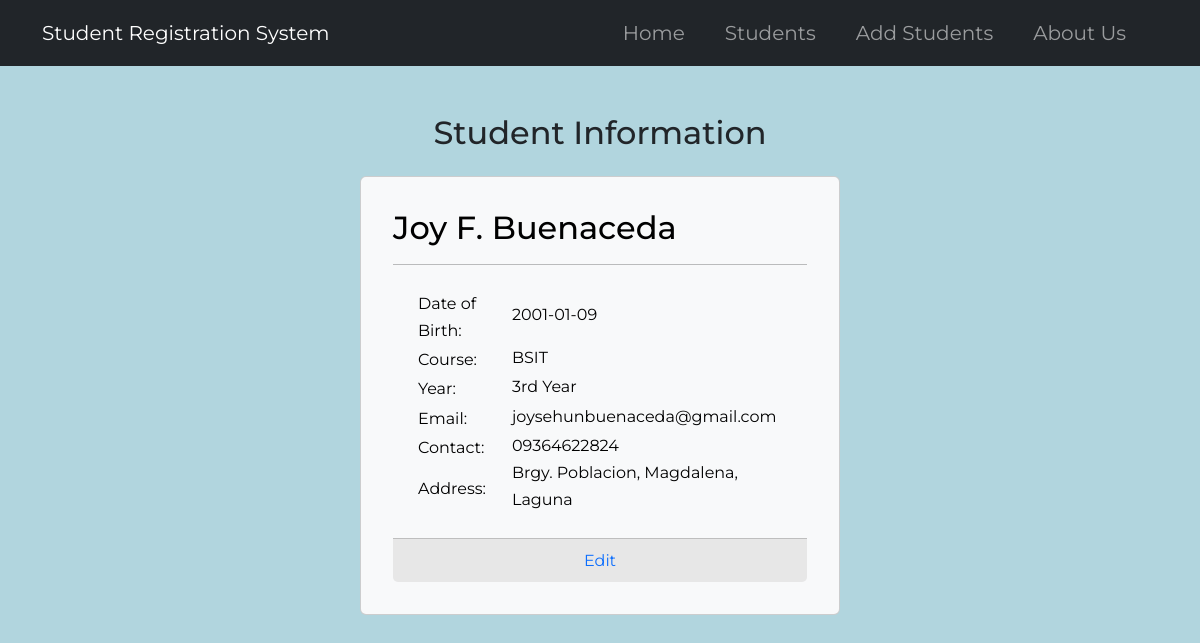
/1, run on an earlier commit of the app's database.
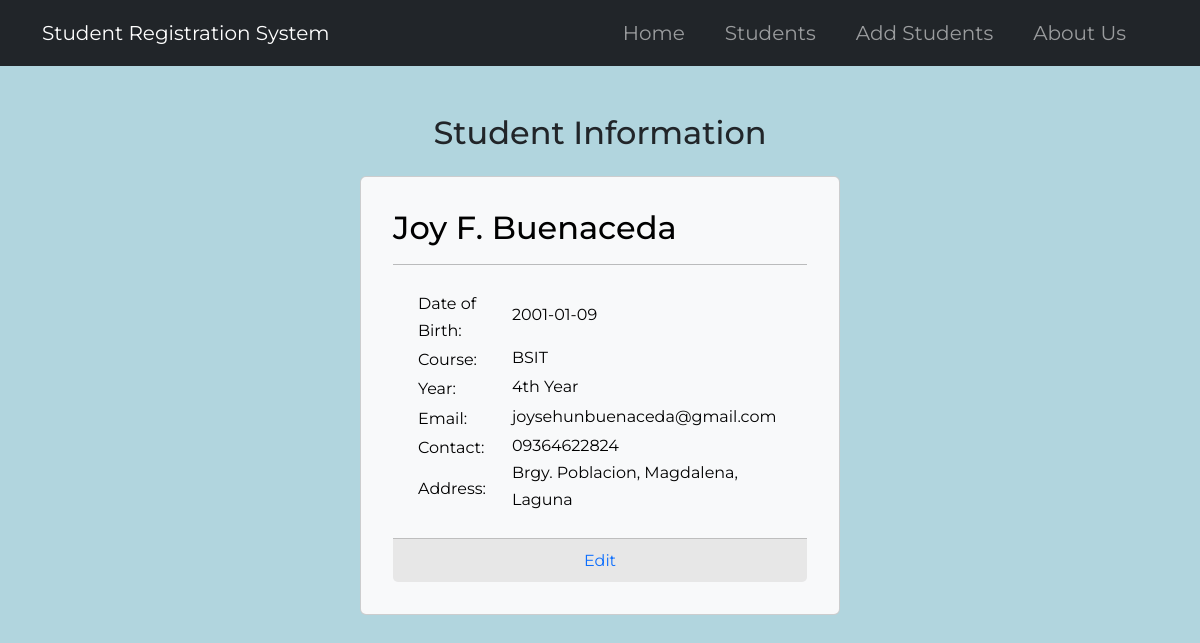
And on a later commit of the database.
### tables this page shows
CREATE TABLE students (
    stud_ID INTEGER PRIMARY KEY AUTOINCREMENT,
    stud_fname TEXT NOT NULL,
    stud_mname TEXT,
    stud_lname TEXT NOT NULL,
    stud_dob DATE NOT NULL,
    stud_course TEXT NOT NULL,
    stud_year TEXT NOT NULL,
    stud_email TEXT NOT NULL,
    stud_contact TEXT NOT NULL,
    stud_address TEXT NOT NULL
);

### app.py (the view)
@app.route('/<int:ID>')
def student(ID):
    student = get_student(ID)
    return render_template('student.html', student=student)

### app.py (called while the page is built)
def get_db_connection():
    conn = sqlite3.connect('database.db')
    conn.row_factory = sqlite3.Row
    return conn

def get_student(ID):
    conn = get_db_connection()
    students = conn.execute('SELECT * FROM students WHERE stud_ID = ?', (ID,)).fetchone()
    conn.close()
    if students is None:
        abort(404)
    return students

### templates/student.html
{%extends 'base.html' %}
{% block content%}
<div class="container d-flex flex-column align-items-center justify-content-center">
    <h2 class="mt-5">{% block title %} Student Information {%endblock%}</h2>
    <div class="card text-bg-light mt-3" style="width: 30rem; padding: 1rem;">
        <div class="card-body">
            <h2 class="card-title">{{ student['stud_fname']}} {{student['stud_mname']}}. {{student['stud_lname']}} </h2>
            <hr>
            <div class="text m-4">
                <table>
                    <tr>
                        <td>Date of Birth:</td>
                        <td>
                            <p class="card-subtitle ms-3">{{ student['stud_dob']}}</p>
                        </td>
                    </tr>
                    <tr>
                        <td>Course:</td>
                        <td>
                            <p class="card-subtitle ms-3">{{ student['stud_course']}}</p>
                        </td>
                    </tr>
                    <tr>
                        <td>Year:</td>
                        <td>
                            <p class="card-subtitle ms-3">{{ student['stud_year']}}</p>
                        </td>
                    </tr>
                    <tr>
                        <td>Email:</td>
                        <td>
                            <p class="card-subtitle ms-3">{{ student['stud_email']}}</p>
                        </td>
                    </tr>
                    <tr>
                        <td>Contact:</td>
                        <td>
                            <p class="card-subtitle ms-3">{{ student['stud_contact']}}</p>
                        </td>
                    </tr>
                    <tr>
                        <td>Address:</td>
                        <td>
                            <p class="card-subtitle ms-3">{{ student['stud_address']}}</p>
                        </td>
                    </tr>
                </table>
            </div>
            <div class="card-footer text-muted text-center">
                <a href="{{ url_for('edit', ID=student['stud_ID'])}}" class="student-link">Edit</a>
            </div>
        </div>
    </div>
</div>
{% endblock%}

What changed in the data, as far as the page shows it:
changed students "Joy": stud_year "3rd Year" → "4th Year"
